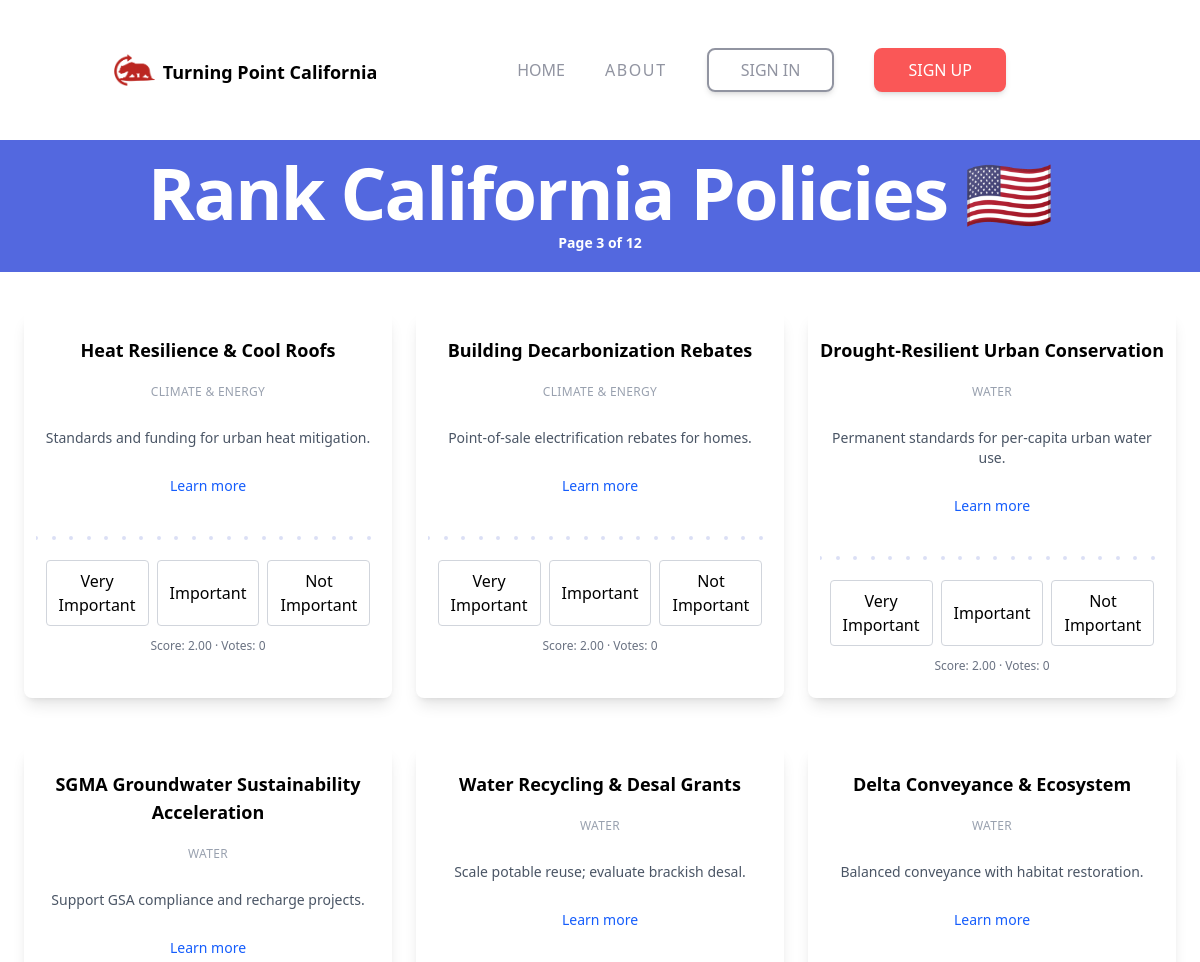
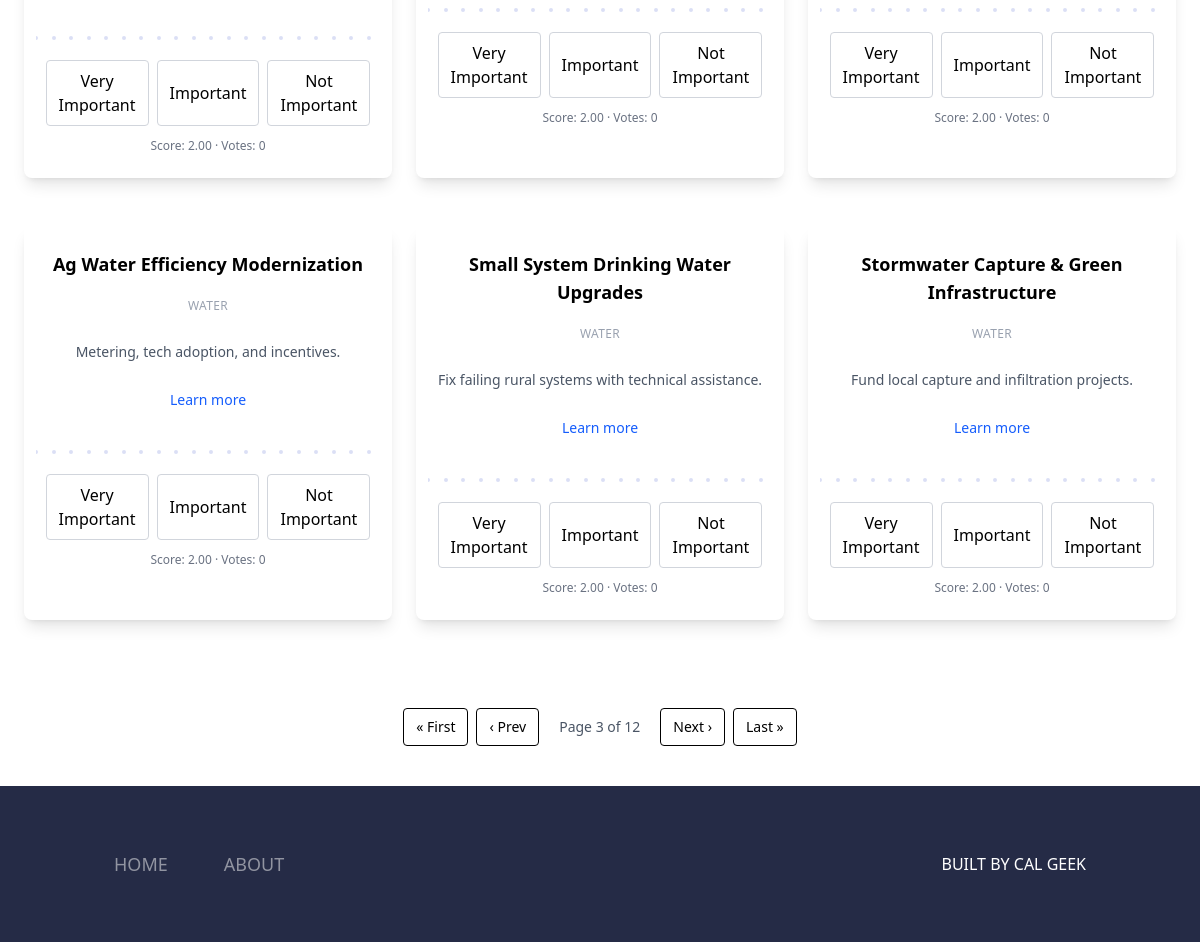
/?page=3, run on the app's committed database (2 pictures, top to bottom).
### tables this page shows
CREATE TABLE IF NOT EXISTS policies (

  id INT AUTO_INCREMENT PRIMARY KEY,
  title VARCHAR(255) NOT NULL,
  slug VARCHAR(255) GENERATED ALWAYS AS
    (LOWER(REPLACE(REPLACE(REPLACE(title,' ','-'),'--','-'),'''',''))) VIRTUAL,
  description TEXT NULL,
  category VARCHAR(100) NULL,
  policy_rank INT DEFAULT 0,                   
  is_active TINYINT(1) NOT NULL DEFAULT 1,
  created_at TIMESTAMP NOT NULL DEFAULT CURRENT_TIMESTAMP,
  updated_at TIMESTAMP NOT NULL DEFAULT CURRENT_TIMESTAMP ON UPDATE CURRENT_TIMESTAMP,
  UNIQUE KEY uq_policies_title (title),
  KEY idx_policies_active (is_active),
  KEY idx_policies_rank (policy_rank),
  KEY idx_policies_slug (slug)

);

### index.php (the view, shortened to what this page needs)
<?php
$db = pdo();
$limit = 9;
$page = max(1, (int) ($_GET['page'] ?? 1));
$offset = ($page - 1) * $limit;
$m = 10;
$C = 2.0;
$m_times_C = $m * $C;
$total = (int) $db->query("SELECT COUNT(*) FROM policies WHERE is_active=1")->fetchColumn();
$sql = "
SELECT
  p.id
  , p.title
  , p.description
  , p.category
  , p.url
  , p.created_at
  , COALESCE(a.n_votes,0) AS n_votes
  , COALESCE(a.sum_value,0) AS sum_value
  -- FIX: Use a single placeholder for the pre-calculated value.
  , ((COALESCE(a.sum_value,0) + :m_times_C) / (COALESCE(a.n_votes,0) + :m)) AS bayes_score
FROM policies p
LEFT JOIN (
SELECT policy_id, COUNT(*) AS n_votes, SUM(value) AS sum_value
FROM votes
GROUP BY policy_id
) a ON a.policy_id = p.id
WHERE p.is_active=1
ORDER BY bayes_score DESC, n_votes DESC, p.id ASC
LIMIT :limit OFFSET :offset
";
$st = $db->prepare($sql);
$st->bindValue(':m_times_C', $m_times_C);
$st->bindValue(':m', $m, PDO::PARAM_INT);
$st->bindValue(':limit', $limit, PDO::PARAM_INT);
$st->bindValue(':offset', $offset, PDO::PARAM_INT);
$st->execute();
$policies = $st->fetchAll();
$lastPage = max(1, (int) ceil($total / $limit));
?>
<?php require __DIR__ . '/inc/header.php'; ?>
<div class="bg-softBlue py-4">
    <div class="text-center">
        <h1 class="text-3xl font-semibold tracking-tight sm:text-7xl text-white">
            Rank California Policies 🇺🇸
        </h1>
        <h2 class="text-base/7 font-semibold">
            <span class="px-3 py-2 text-sm text-white">Page <?= $page ?> of <?= $lastPage ?></span>
        </h2>
    </div>
</div>
<section id="policy-cards" class="py-4">
    <div class="grid grid-cols-1 sm:grid-cols-2 md:grid-cols-3 gap-6 p-6">
        <?php foreach ($policies as $p): ?>
            <div class="px-3 mb-6 w-full flex flex-col py-6 space-y-4 text-center rounded-lg shadow-lg"
                data-policy-id="<?= (int) $p['id'] ?>">
                <h3 class="text-lg font-bold"><?= htmlspecialchars($p['title']) ?></h3>
                <?php if (!empty($p['category'])): ?>
                    <p class="mt-1 text-xs uppercase tracking-wide text-gray-400">
                        <?= htmlspecialchars($p['category']) ?>
                    </p>
                <?php endif; ?>
                <p class="mt-3 text-sm text-gray-600"><?= htmlspecialchars($p['description'] ?? '') ?></p>
                <?php if (!empty($p['url'])): ?>
                    <p class="mt-3 text-sm">
                        <a class="text-blue-600 hover:underline" href="<?= htmlspecialchars($p['url']) ?>" target="_blank"
                            rel="noopener">
                            Learn more
                        </a>
                    </p>
                <?php endif; ?>
                <div class="mt-6 bg-dots bg-repeat-x px-6 pt-6 capitalize">
                    <div class="flex justify-center gap-2">
                        <button class="vote px-3 py-2 rounded border border-gray-300 hover:bg-gray-50" data-v="3">Very
                            Important</button>
                        <button class="vote px-3 py-2 rounded border border-gray-300 hover:bg-gray-50"
                            data-v="2">Important</button>
                        <button class="vote px-3 py-2 rounded border border-gray-300 hover:bg-gray-50" data-v="1">Not
                            Important</button>
                    </div>
                    <p class="mt-3 text-xs text-gray-500 text-center">
                        Score: <span class="score"><?= number_format((float) $p['bayes_score'], 2) ?></span>
                        · Votes: <span class="n"><?= (int) $p['n_votes'] ?></span>
                    </p>
                </div>
            </div>
        <?php endforeach; ?>
    </div>
    <div class="mt-10 flex items-center justify-center gap-2">
        <?php $prev = max(1, $page - 1);
        $next = min($lastPage, $page + 1); ?>
        <a href="?page=1"
            class="px-3 py-2 text-sm rounded border <?= $page == 1 ? 'opacity-50 pointer-events-none' : '' ?>">«
            First
        </a>
        <a href="?page=<?= $prev ?>"
            class="px-3 py-2 text-sm rounded border <?= $page == 1 ? 'opacity-50 pointer-events-none' : '' ?>">‹
            Prev
        </a>
        <span class="px-3 py-2 text-sm text-gray-600">Page <?= $page ?> of <?= $lastPage ?></span>
        <a href="?page=<?= $next ?>"
            class="px-3 py-2 text-sm rounded border <?= $page == $lastPage ? 'opacity-50 pointer-events-none' : '' ?>">Next
            ›
        </a>
        <a href="?page=<?= $lastPage ?>"
            class="px-3 py-2 text-sm rounded border <?= $page == $lastPage ? 'opacity-50 pointer-events-none' : '' ?>">Last
            »
        </a>
    </div>
</section>
<br>
<?php include __DIR__ . '/inc/footer.php'; ?>

### data on the page
policies: title "Heat Resilience & Cool Roofs", category "CLIMATE & ENERGY", description "Standards and funding for urban heat mitigation.", bayes_score "2.00", n_votes "0"
policies: title "Building Decarbonization Rebates", category "CLIMATE & ENERGY", description "Point-of-sale electrification rebates for homes.", bayes_score "2.00", n_votes "0"
policies: title "Drought-Resilient Urban Conservation", category "WATER", description "Permanent standards for per‑capita urban water use.", bayes_score "2.00", n_votes "0"
policies: title "SGMA Groundwater Sustainability Acceleration", category "WATER", description "Support GSA compliance and recharge projects.", bayes_score "2.00", n_votes "0"
policies: title "Water Recycling & Desal Grants", category "WATER", description "Scale potable reuse; evaluate brackish desal.", bayes_score "2.00", n_votes "0"
policies: title "Delta Conveyance & Ecosystem", category "WATER", description "Balanced conveyance with habitat restoration.", bayes_score "2.00", n_votes "0"
policies: title "Ag Water Efficiency Modernization", category "WATER", description "Metering, tech adoption, and incentives.", bayes_score "2.00", n_votes "0"
policies: title "Small System Drinking Water Upgrades", category "WATER", description "Fix failing rural systems with technical assistance.", bayes_score "2.00", n_votes "0"
policies: title "Stormwater Capture & Green Infrastructure", category "WATER", description "Fund local capture and infiltration projects.", bayes_score "2.00", n_votes "0"

### other printed values
$page "3"
$lastPage "12"
